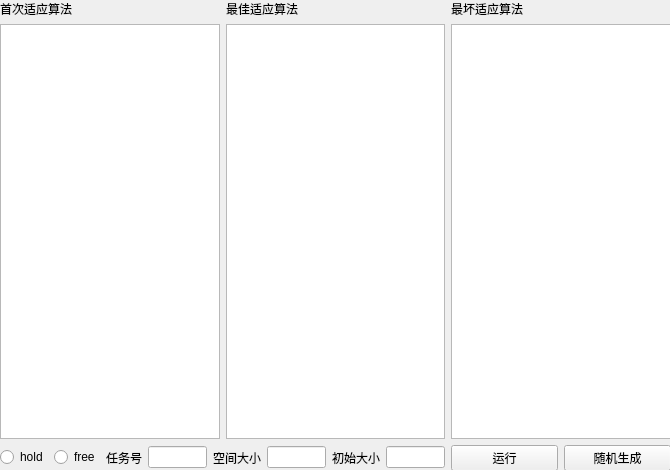
<?xml version="1.0" encoding="UTF-8"?>
<ui version="4.0">
 <class>Form</class>
 <widget class="QWidget" name="Form">
  <property name="geometry">
   <rect>
    <x>0</x>
    <y>0</y>
    <width>670</width>
    <height>470</height>
   </rect>
  </property>
  <property name="windowTitle">
   <string>Form</string>
  </property>
  <widget class="QWidget" name="gridLayoutWidget">
   <property name="geometry">
    <rect>
     <x>0</x>
     <y>0</y>
     <width>671</width>
     <height>471</height>
    </rect>
   </property>
   <layout class="QGridLayout" name="gridLayout">
    <item row="3" column="0" colspan="2">
     <widget class="QWidget" name="widget" native="true">
      <widget class="QWidget" name="horizontalLayoutWidget">
       <property name="geometry">
        <rect>
         <x>0</x>
         <y>0</y>
         <width>445</width>
         <height>25</height>
        </rect>
       </property>
       <layout class="QHBoxLayout" name="horizontalLayout">
        <item>
         <widget class="QRadioButton" name="radioButton">
          <property name="text">
           <string>hold</string>
          </property>
         </widget>
        </item>
        <item>
         <widget class="QRadioButton" name="radioButton_2">
          <property name="text">
           <string>free</string>
          </property>
         </widget>
        </item>
        <item>
         <widget class="QLabel" name="label_4">
          <property name="text">
           <string>任务号</string>
          </property>
         </widget>
        </item>
        <item>
         <widget class="QLineEdit" name="lineEdit"/>
        </item>
        <item>
         <widget class="QLabel" name="label_5">
          <property name="text">
           <string>空间大小</string>
          </property>
         </widget>
        </item>
        <item>
         <widget class="QLineEdit" name="lineEdit_2"/>
        </item>
        <item>
         <widget class="QLabel" name="new_label">
          <property name="text">
           <string>初始大小</string>
          </property>
         </widget>
        </item>
        <item>
         <widget class="QLineEdit" name="new_lineEdit"/>
        </item>
       </layout>
      </widget>
     </widget>
    </item>
    <item row="1" column="1">
     <widget class="QPlainTextEdit" name="plainTextEdit_2"/>
    </item>
    <item row="0" column="0">
     <widget class="QLabel" name="label">
      <property name="text">
       <string>首次适应算法</string>
      </property>
     </widget>
    </item>
    <item row="1" column="0">
     <widget class="QPlainTextEdit" name="plainTextEdit"/>
    </item>
    <item row="0" column="4">
     <widget class="QLabel" name="label_3">
      <property name="text">
       <string>最坏适应算法</string>
      </property>
     </widget>
    </item>
    <item row="1" column="4">
     <widget class="QPlainTextEdit" name="plainTextEdit_3"/>
    </item>
    <item row="0" column="1">
     <widget class="QLabel" name="label_2">
      <property name="text">
       <string>最佳适应算法</string>
      </property>
     </widget>
    </item>
    <item row="3" column="4">
     <layout class="QHBoxLayout" name="new_horizontalLayout">
      <item>
       <widget class="QPushButton" name="pushButton">
        <property name="text">
         <string>运行</string>
        </property>
       </widget>
      </item>
      <item>
       <widget class="QPushButton" name="pushButton_2">
        <property name="text">
         <string>随机生成</string>
        </property>
       </widget>
      </item>
     </layout>
    </item>
   </layout>
  </widget>
 </widget>
 <resources/>
 <connections/>
</ui>
